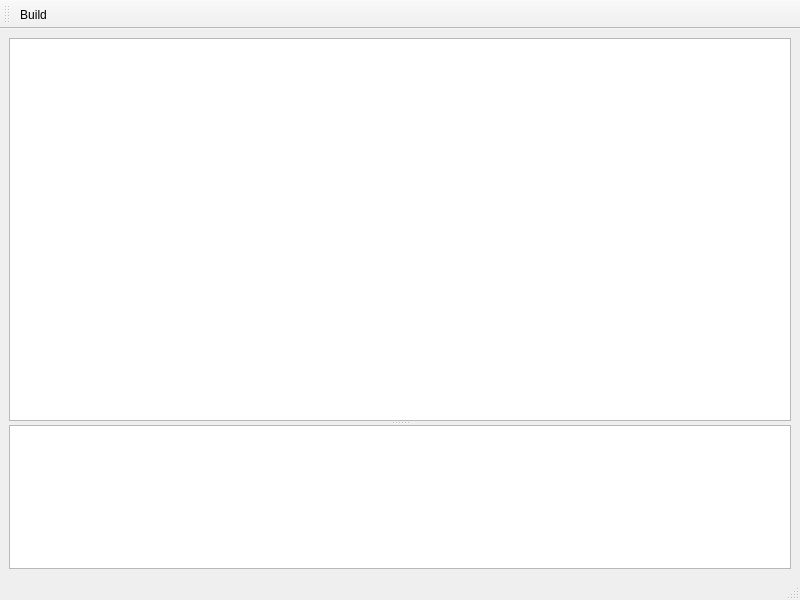
<?xml version="1.0" encoding="UTF-8"?>
<ui version="4.0">
 <class>Editor_W</class>
 <widget class="QMainWindow" name="Editor_W">
  <property name="geometry">
   <rect>
    <x>0</x>
    <y>0</y>
    <width>800</width>
    <height>600</height>
   </rect>
  </property>
  <property name="windowTitle">
   <string>MainWindow</string>
  </property>
  <widget class="QWidget" name="centralwidget">
   <layout class="QHBoxLayout" name="horizontalLayout">
    <item>
     <widget class="QSplitter" name="splitter">
      <property name="orientation">
       <enum>Qt::Vertical</enum>
      </property>
      <widget class="QTextEdit" name="textEdit">
       <property name="sizePolicy">
        <sizepolicy hsizetype="Expanding" vsizetype="Expanding">
         <horstretch>0</horstretch>
         <verstretch>0</verstretch>
        </sizepolicy>
       </property>
      </widget>
      <widget class="QTextBrowser" name="textBrowser">
       <property name="sizePolicy">
        <sizepolicy hsizetype="Expanding" vsizetype="Maximum">
         <horstretch>0</horstretch>
         <verstretch>0</verstretch>
        </sizepolicy>
       </property>
       <property name="maximumSize">
        <size>
         <width>16777215</width>
         <height>16777215</height>
        </size>
       </property>
       <property name="layoutDirection">
        <enum>Qt::LeftToRight</enum>
       </property>
       <property name="sizeAdjustPolicy">
        <enum>QAbstractScrollArea::AdjustToContents</enum>
       </property>
      </widget>
     </widget>
    </item>
   </layout>
  </widget>
  <widget class="QStatusBar" name="statusbar"/>
  <widget class="QToolBar" name="toolBar">
   <property name="windowTitle">
    <string>toolBar</string>
   </property>
   <attribute name="toolBarArea">
    <enum>TopToolBarArea</enum>
   </attribute>
   <attribute name="toolBarBreak">
    <bool>false</bool>
   </attribute>
   <addaction name="actionBuild"/>
  </widget>
  <action name="actionBuild">
   <property name="text">
    <string>Build</string>
   </property>
  </action>
 </widget>
 <resources/>
 <connections/>
</ui>
